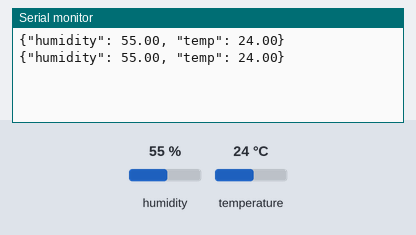
Bench run of a sketch on a simulated ESP8266 (NodeMCU). Shown: the last lines printed to the serial monitor. The inputs (shaded band) are chosen by the test bench; at power-on: humidity 55 %, temperature 24 °C.

Above: at 2.8 s.
2.9 s: humidity set to 22 %
At 5.2 s:
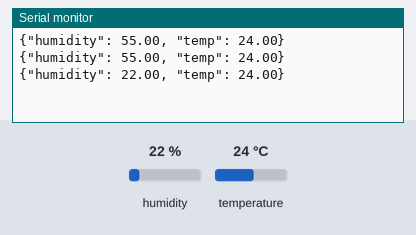
5.6 s: temperature set to 12 °C
At 7.3 s:
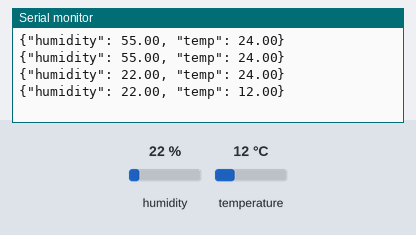
8.3 s: humidity set to 40 %
At 11.2 s:
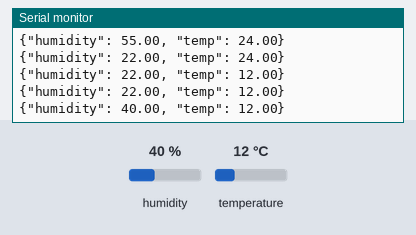
Timing chart, 0 to 12.7 s (numbered marks = the images above; inputs shaded):
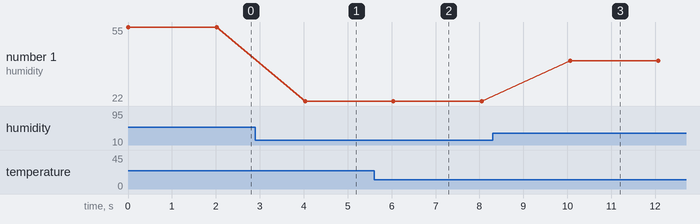

The sketch:

garden_bot.ino
```cpp
#include "DHTesp.h"

DHTesp dht;

void setup() {
    Serial.begin(115200);
    dht.setup(D4, DHTesp::DHT11);
}

void loop() {
    float h = dht.getHumidity();
    float t = dht.getTemperature();

    Serial.print("{\"humidity\": ");
    Serial.print(h);
    Serial.print(", \"temp\": ");
    Serial.print(t);
    Serial.print("}\n");

    delay(2000);
}
```

Measured:
- after the input at 2.9 s, the serial monitor: prints a new line after 1.1 s (image 1)
- after the input at 5.6 s, the serial monitor: prints a new line after 0.44 s (image 2)
- after the input at 8.3 s, the serial monitor: prints a new line after 1.8 s (image 3)
- plotted number 1: 55 → 22 after the input at 2.9 s, 22 → 40 after the input at 8.3 s
